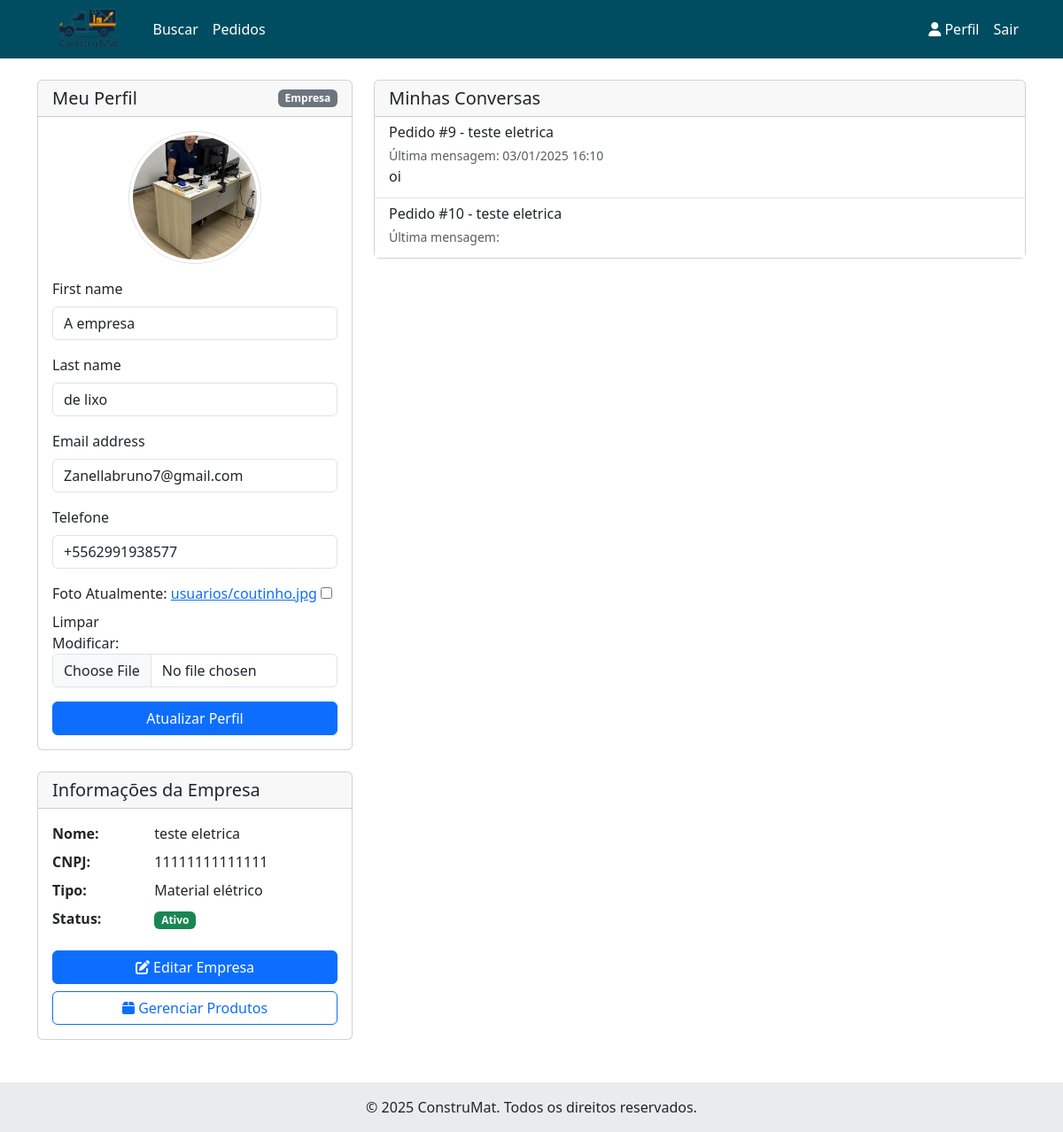
Page /usuarios/perfil/ (signed in) on the earlier database version.
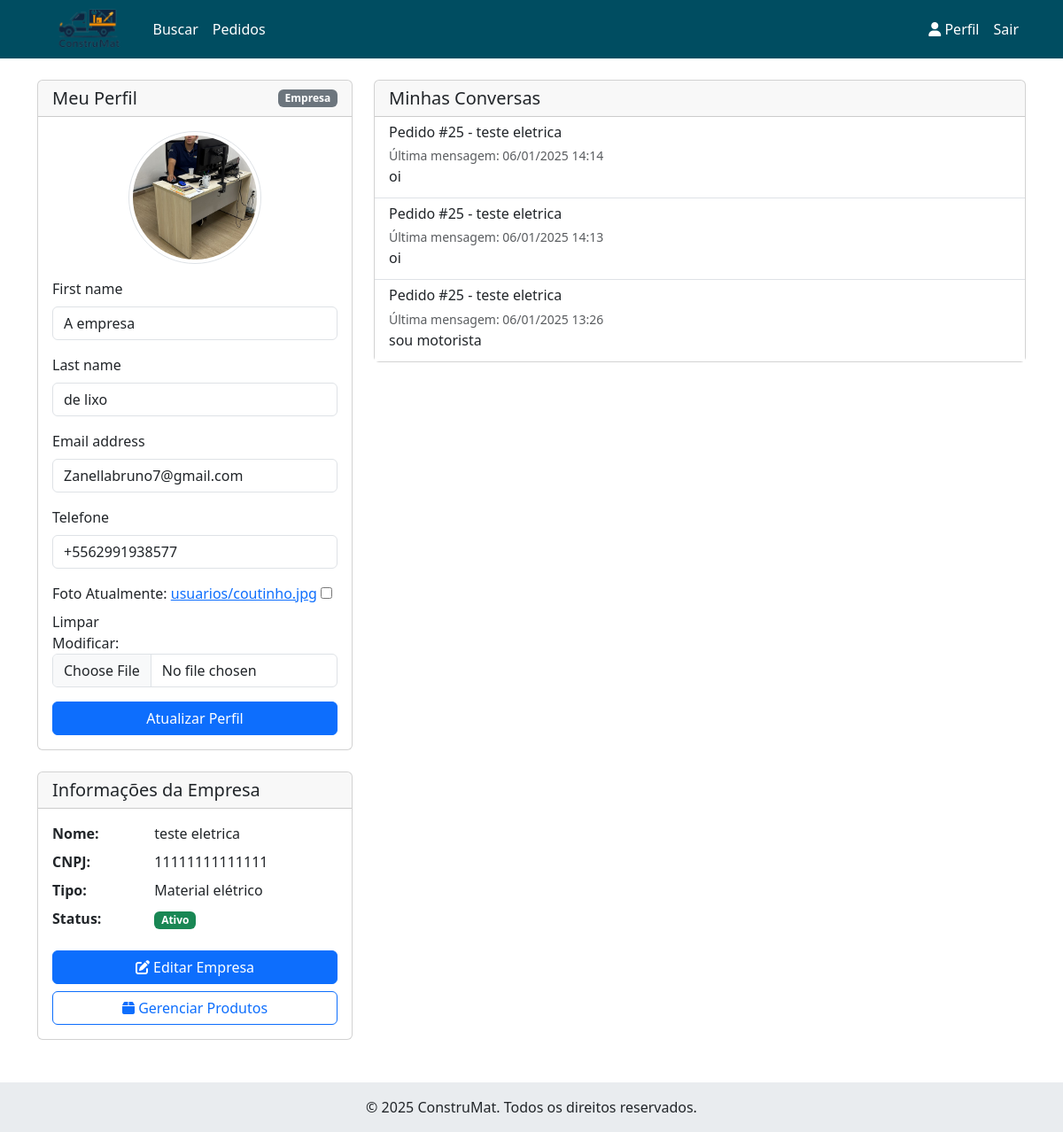
Same page on the later database version.
### usuarios/models.py (models this page shows, shortened)
class Usuario(AbstractUser):
    TIPO_USUARIO = (
        ('CLI', 'Cliente'),
        ('MOT', 'Motorista'),
        ('EMP', 'Empresa'),
    )
    tipo = models.CharField(max_length=3, choices=TIPO_USUARIO)
    telefone = PhoneNumberField(unique=True)
    foto = models.ImageField(upload_to='usuarios/', null=True, blank=True)
    class Meta:
        verbose_name = 'Usuário'
        verbose_name_plural = 'Usuários'

### empresas/models.py (models this page shows, shortened)
class Empresa(models.Model):
    usuario = models.OneToOneField(Usuario, on_delete=models.CASCADE)
    nome_fantasia = models.CharField(max_length=100)
    razao_social = models.CharField(max_length=100)
    cnpj = models.CharField(max_length=14, unique=True)
    tipo = models.ForeignKey(TipoEmpresa, on_delete=models.PROTECT)
    endereco = models.CharField('Endereço', max_length=200)
    latitude = models.DecimalField(max_digits=9, decimal_places=6)
    longitude = models.DecimalField(max_digits=9, decimal_places=6)
    hora_abertura = models.TimeField('Horário de Abertura')
    hora_fechamento = models.TimeField('Horário de Fechamento')
    foto = models.ImageField(upload_to='empresas/')
    ativo = models.BooleanField(default=True)
    class Meta:
        verbose_name = 'Empresa'
        verbose_name_plural = 'Empresas'

class TipoEmpresa(models.Model):
    nome = models.CharField(max_length=100)
    icone = models.FileField(upload_to='icones/')
    class Meta:
        verbose_name = 'Tipo de Empresa'
        verbose_name_plural = 'Tipos de Empresa'

### chat/models.py (models this page shows, shortened)
class Conversa(models.Model):
    TIPO_CHOICES = [
        ('CLI_EMP', 'Cliente-Empresa'),
        ('CLI_MOT', 'Cliente-Motorista'),
        ('MOT_EMP', 'Motorista-Empresa'),
    ]
    pedido = models.ForeignKey('pedidos.Pedido', on_delete=models.CASCADE)
    tipo = models.CharField(max_length=7, choices=TIPO_CHOICES)
    iniciada_em = models.DateTimeField(auto_now_add=True)
    class Meta:
        verbose_name = 'Conversa'
        verbose_name_plural = 'Conversas'
        unique_together = ['pedido', 'tipo']
    @property
    def ultima_mensagem(self):
        return self.mensagem_set.order_by('-enviada_em').first()

class Mensagem(models.Model):
    conversa = models.ForeignKey(Conversa, on_delete=models.CASCADE)
    remetente = models.ForeignKey('usuarios.Usuario', on_delete=models.CASCADE)
    conteudo = models.TextField()
    enviada_em = models.DateTimeField(auto_now_add=True)
    lida = models.BooleanField(default=False)
    class Meta:
        verbose_name = 'Mensagem'
        verbose_name_plural = 'Mensagens'
        ordering = ['enviada_em']

### pedidos/models.py (models this page shows, shortened)
class Pedido(models.Model):
    STATUS_CHOICES = [
        ('PEN', 'Pendente'),  # Aguardando motorista
        ('ACE', 'Aceito'),    # Motorista aceitou
        ('RET', 'Retirado'),  # Motorista retirou na empresa
        ('SAI', 'Saiu para entrega'),
        ('ENT', 'Entregue'),
        ('CAN', 'Cancelado')
    ]
    cliente = models.ForeignKey('usuarios.Usuario', on_delete=models.CASCADE, related_name='pedidos_cliente')
    empresa = models.ForeignKey('empresas.Empresa', on_delete=models.CASCADE)
    motorista = models.ForeignKey('usuarios.Motorista', on_delete=models.SET_NULL, null=True, blank=True)
    status = models.CharField(max_length=3, choices=STATUS_CHOICES, default='PEN')
    data_pedido = models.DateTimeField(auto_now_add=True)
    data_aceite = models.DateTimeField(null=True, blank=True)
    data_retirada = models.DateTimeField(null=True, blank=True)
    data_entrega = models.DateTimeField(null=True, blank=True)
    endereco_entrega = models.CharField(max_length=255)
    observacao = models.TextField(blank=True)
    class Meta:
        ordering = ['-data_pedido']

### usuarios/views.py (the view)
# urls.py: path('perfil/', views.perfil, name='perfil'),
@login_required
def perfil(request):
    if request.method == 'POST':
        form = PerfilForm(request.POST, request.FILES, instance=request.user)
        if form.is_valid():
            form.save()
            messages.success(request, 'Perfil atualizado com sucesso!')
            return redirect('perfil')
    else:
        form = PerfilForm(instance=request.user)
        if hasattr(request.user, 'motorista'):
            motorista = request.user.motorista
            if not motorista.disponivel:
                motorista.disponivel = True
                motorista.save()
    conversas = Conversa.objects.filter(
        Q(pedido__cliente=request.user) |
        Q(pedido__empresa__usuario=request.user) |
        Q(pedido__motorista__usuario=request.user)
    ).annotate(
        ultima_mensagem_data=Max('mensagem__enviada_em'),
        mensagens_nao_lidas=Count(
            'mensagem',
            filter=Q(
                mensagem__lida=False
            ) & ~Q(mensagem__remetente=request.user)  # Corrigido para evitar erro de sintaxe
        )
    ).order_by('-ultima_mensagem_data')
    for conversa in conversas:
        ultima_mensagem_obj = conversa.mensagem_set.filter(enviada_em=conversa.ultima_mensagem_data).first()
        conversa.ultima_mensagem_obj = ultima_mensagem_obj  # Criando um campo adicional com a última mensagem
    return render(request, 'usuarios/perfil.html', {
        'form': form,
        'conversas': conversas
    })

### usuarios/forms.py
class PerfilForm(forms.ModelForm):
    class Meta:
        model = Usuario
        fields = ['first_name', 'last_name', 'email', 'telefone', 'foto']
    def __init__(self, *args, **kwargs):
        super().__init__(*args, **kwargs)
        for field in self.fields.values():
            field.widget.attrs['class'] = 'form-control'

### usuarios/context_processors.py (called while the page is built)
def notificacoes(request):
    if request.user.is_authenticated:
        conversas = Conversa.objects.filter(
            Q(pedido__cliente=request.user) |
            Q(pedido__empresa__usuario=request.user) |
            Q(pedido__motorista__usuario=request.user)
        ).annotate(
            mensagens_nao_lidas=Count(
                'mensagem',
                filter=Q(
                    mensagem__lida=False
                ) & ~Q(mensagem__remetente=request.user)
            )
        )
        mensagens_nao_lidas = sum(conversa.mensagens_nao_lidas for conversa in conversas)
    else:
        mensagens_nao_lidas = 0
    return {'mensagens_nao_lidas': mensagens_nao_lidas}

### templates/usuarios/perfil.html (shortened to what this page needs)
{% extends 'base.html' %}
{% block content %}
<div class="row">
    <div class="col-md-4 mb-4">
        <div class="card">
            <div class="card-header d-flex justify-content-between align-items-center">
                <h5 class="mb-0">Meu Perfil</h5>
                <a href="{% url 'alterar_tipo_usuario' %}" class="badge bg-secondary text-decoration-none text-white">
                    {% if user.tipo == 'MOT' %}
                        Motorista
                    {% elif user.tipo == 'CLI' %}
                        Cliente
                    {% elif user.tipo == 'EMP' %}
                        Empresa
                    {% else %}
                        Desconhecido
                    {% endif %}
                </a>
            </div>
            <div class="card-body">
                <div class="text-center mb-3">
                    {% if user.foto %}
                    <img src="{{ user.foto.url }}" alt="Foto de perfil" class="rounded-circle img-thumbnail"
                         style="width: 150px; height: 150px; object-fit: cover;">
                    {% else %}
                    <div class="rounded-circle bg-secondary d-flex align-items-center justify-content-center mx-auto"
                         style="width: 150px; height: 150px;">
                        <i class="fas fa-user fa-4x text-white"></i>
                    </div>
                    {% endif %}
                </div>
                <form method="post" enctype="multipart/form-data">
                    {% for field in form %}
                    <div class="mb-3">
                        <label for="{{ field.id_for_label }}" class="form-label">{{ field.label }}</label>
                        {{ field }}
                    </div>
                    {% endfor %}
                    <div class="d-grid">
                        <button type="submit" class="btn btn-primary">Atualizar Perfil</button>
                    </div>
                </form>
            </div>
        </div>
        {% if user.tipo == 'EMP' %}
        <div class="card mt-4">
            <div class="card-header">
                <h5 class="mb-0">Informações da Empresa</h5>
            </div>
            <div class="card-body">
                {% if user.empresa %}
                <dl class="row mb-3">
                    <dt class="col-sm-4">Nome:</dt>
                    <dd class="col-sm-8">{{ user.empresa.nome_fantasia }}</dd>
                    <dt class="col-sm-4">CNPJ:</dt>
                    <dd class="col-sm-8">{{ user.empresa.cnpj }}</dd>
                    <dt class="col-sm-4">Tipo:</dt>
                    <dd class="col-sm-8">{{ user.empresa.tipo.nome }}</dd>
                    <dt class="col-sm-4">Status:</dt>
                    <dd class="col-sm-8">
                        <span class="badge {% if user.empresa.ativo %}bg-success{% else %}bg-danger{% endif %}">
                            {{ user.empresa.ativo|yesno:"Ativo,Inativo" }}
                        </span>
                    </dd>
                </dl>
                <div class="d-grid gap-2">
                    <a href="{% url 'editar_empresa' user.empresa.id %}" class="btn btn-primary">
                        <i class="fas fa-edit"></i> Editar Empresa
                    </a>
                    <a href="{% url 'gerenciar_produtos' user.empresa.id %}" class="btn btn-outline-primary">
                        <i class="fas fa-box"></i> Gerenciar Produtos
                    </a>
                </div>
                {% else %}
                <p class="mb-0">
                    <a href="{% url 'cadastro_empresa' %}" class="btn btn-primary">Cadastrar Empresa</a>
                </p>
                {% endif %}
            </div>
        </div>
        {% endif %}
    </div>
    <div class="col-md-8">
        <div class="card">
            <div class="card-header">
                <h5 class="mb-0">Minhas Conversas</h5>
            </div>
            <div class="card-body p-0">
                <div class="list-group list-group-flush">
                    {% for conversa in conversas %}
                    <a href="{% url 'chat_pedido' conversa.pedido.id %}" class="list-group-item list-group-item-action">
                        <div class="d-flex w-100 justify-content-between align-items-center">
                            <div>
                                <h6 class="mb-1">Pedido #{{ conversa.pedido.id }} - {{ conversa.pedido.empresa.nome_fantasia }}</h6>
                                <small class="text-muted">
                                    Última mensagem: {{ conversa.ultima_mensagem.enviada_em|date:"d/m/Y H:i" }}
                                </small>
                            </div>
                        </div>
                        <p class="mb-1 text-truncate">{{ conversa.ultima_mensagem.conteudo }}</p>
                    </a>
                    {% empty %}
                    <div class="text-center p-4">
                        <p class="mb-0 text-muted">Nenhuma conversa encontrada.</p>
                    </div>
                    {% endfor %}
                </div>
            </div>
        </div>
    </div>
</div>
{% endblock %}

### templates/base.html (shortened to what this page needs)
<!DOCTYPE html>
<html lang="pt-br">
{% load static %}
<head>
    <link href="https://cdn.jsdelivr.net/npm/bootstrap@5.3.0/dist/css/bootstrap.min.css" rel="stylesheet">
    <link href="https://cdnjs.cloudflare.com/ajax/libs/font-awesome/6.0.0/css/all.min.css" rel="stylesheet">
</head>
<body>
    <nav class="navbar navbar-expand-lg">
        <div class="container">
            <a href="{% url 'home' %}">
                <img src="{% static 'images/construmat_8_sem_fundo.png' %}" alt="Logo ConstruMat" class="img-fluid" style="max-height: 50px;">
            </a>
            <div class="collapse navbar-collapse" id="navbarNav">
                <ul class="navbar-nav me-auto">
                    <li class="nav-item">
                        <a class="nav-link" href="{% url 'busca' %}">Buscar</a>
                    </li>
                    {% if user.is_authenticated %}
                    <li class="nav-item">
                        <a class="nav-link" href="{% url 'pedidos' %}">
                            {% if user.motorista %}
                                Corridas
                            {% else %}
                                Pedidos
                            {% endif %}
                        </a>
                    </li>
                    {% endif %}
                </ul>
                <div class="navbar-nav">
                    {% if user.is_authenticated %}
                    <a class="nav-link position-relative" href="{% url 'perfil' %}">
                        <i class="fas fa-user"></i> Perfil
                    </a>
                    <a class="nav-link" href="{% url 'logout' %}">Sair</a>
                    {% else %}
                    <a class="nav-link" href="{% url 'login' %}">Entrar</a>
                    <a class="nav-link" href="{% url 'cadastro' %}">Cadastrar</a>
                    {% endif %}
                </div>
            </div>
        </div>
    </nav>
    <main class="container py-4">
        {% block content %}{% endblock %}
    </main>
    <footer class="py-3 mt-auto">
        <div class="container text-center">
            <p>&copy; {% now "Y" %} ConstruMat. Todos os direitos reservados.</p>
        </div>
    </footer>
</body>
</html>

### templates/base.html (style rules this page uses)
:root { --primary-color: #004d61; --accent-color: #ff6f3c; --background-color: #f8f9fa; --text-color: #ffffff; --footer-color: #e9ecef; }
.navbar { background-color: var(--primary-color); }
.navbar-brand, .nav-link { color: var(--text-color) !important; }
footer { background-color: var(--footer-color); color: #212529; }
footer p { margin: 0; }

Differences in the rows shown:
removed Conversa: pedido.id "9", pedido.empresa.nome_fantasia "teste eletrica", ultima_mensagem.enviada_em "03/01/2025 16:10", ultima_mensagem.conteudo "oi"
removed Conversa: pedido.id "10", pedido.empresa.nome_fantasia "teste eletrica"
added Conversa: pedido.id "25", pedido.empresa.nome_fantasia "teste eletrica", ultima_mensagem.enviada_em "06/01/2025 14:14", ultima_mensagem.conteudo "oi"
added Conversa: pedido.id "25", pedido.empresa.nome_fantasia "teste eletrica", ultima_mensagem.enviada_em "06/01/2025 14:13", ultima_mensagem.conteudo "oi"
added Conversa: pedido.id "25", pedido.empresa.nome_fantasia "teste eletrica", ultima_mensagem.enviada_em "06/01/2025 13:26", ultima_mensagem.conteudo "sou motorista"
